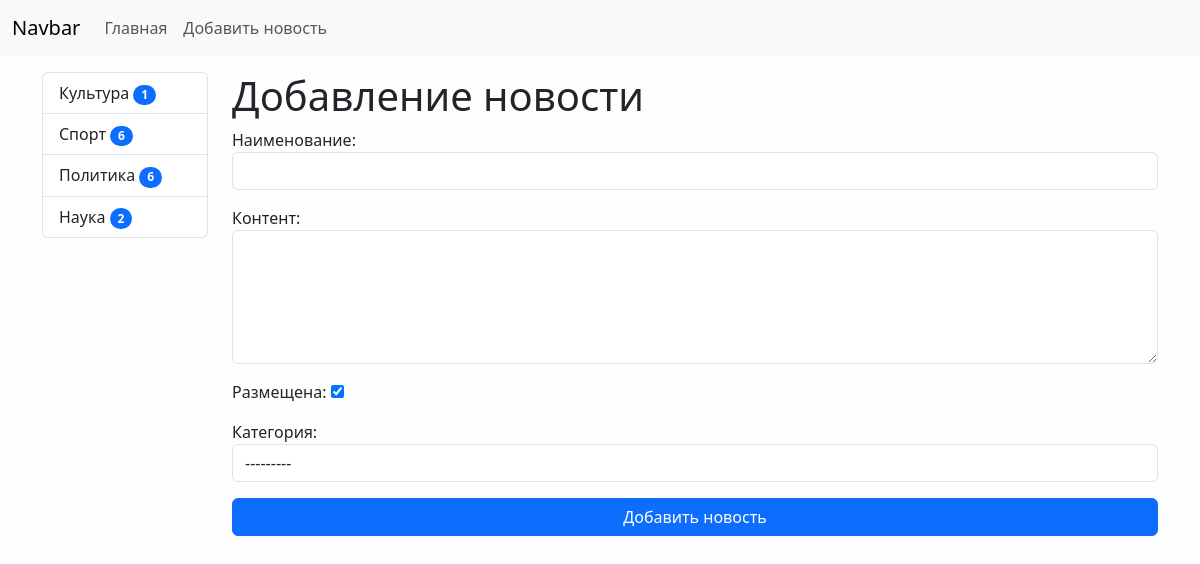
The page /news/add_news/ (signed in) on the database its author committed.
### news/models.py (models this page shows)
class Category(models.Model):
    title = models.CharField(max_length=150, verbose_name='Категория', db_index=True, )
    class Meta:
        verbose_name = 'Категория'
        verbose_name_plural = 'Категории'
        ordering = ['title']
    def get_absolute_url(self):
        return reverse('category', kwargs={'category_id': self.pk})
    def __str__(self):
        return self.title

### news/views.py (the view)
# urls.py: path('news/add_news/', CreateNews.as_view(), name='add_news'),
class CreateNews(LoginRequiredMixin, CreateView):
    form_class = NewsForm
    template_name = 'news/add_news.html'
    login_url = '/admin/'   # если не авторизован на страницу авторизации

### news/forms.py (shortened to what this page needs)
class NewsForm(forms.ModelForm):
    class Meta:
        model = News
        fields = ['title', 'content', 'is_publishes', 'category']
        widgets = {
            'title': forms.TextInput(attrs={"class": "form-control"}),
            'content': forms.Textarea(attrs={"class": "form-control", "rows": 5}),
            'category': forms.Select(attrs={"class": "form-control"}),
        }

### news/templatetags/news_tags.py (called while the page is built)
@register.inclusion_tag('news/list_categories.html')
def show_categories(arg1='Hello', arg2='world'):
    categories = Category.objects.annotate(cnt=Count('news')).filter(cnt__gt=0)
    return {'categories': categories, 'arg1': arg1, 'arg2': arg2}

### news/templates/news/add_news.html (shortened to what this page needs)
{% extends 'base.html' %}
{% block sidebar %}
{% include 'inc/_sidebar.html' %}
{% endblock %}
{% block content %}
<h1>Добавление новости</h1>
<form action="{% url 'add_news' %}" method="post">
    {{ form.as_p }}
    <div class="d-grid gap-2">
        <button type="submit" class="btn btn-primary">Добавить новость</button>
    </div>
</form>
{% endblock %}

### news/templates/news/list_categories.html
<div class="list-group">
    {% for item in categories %}
    <a href="{{ item.get_absolute_url }}" class="list-group-item list-group-item-action">
        {{ item.title }} <span class="badge bg-primary rounded-pill">     {{ item.cnt }}
    </span> </a>
    {% endfor %}
</div>

### yasite/static/css/style.css (style rules this page uses)
body { background-color: #fefefe; }

### rows shown on the page
Category: title "Культура", cnt "1"
Category: title "Спорт", cnt "6"
Category: title "Политика", cnt "6"
Category: title "Наука", cnt "2"
